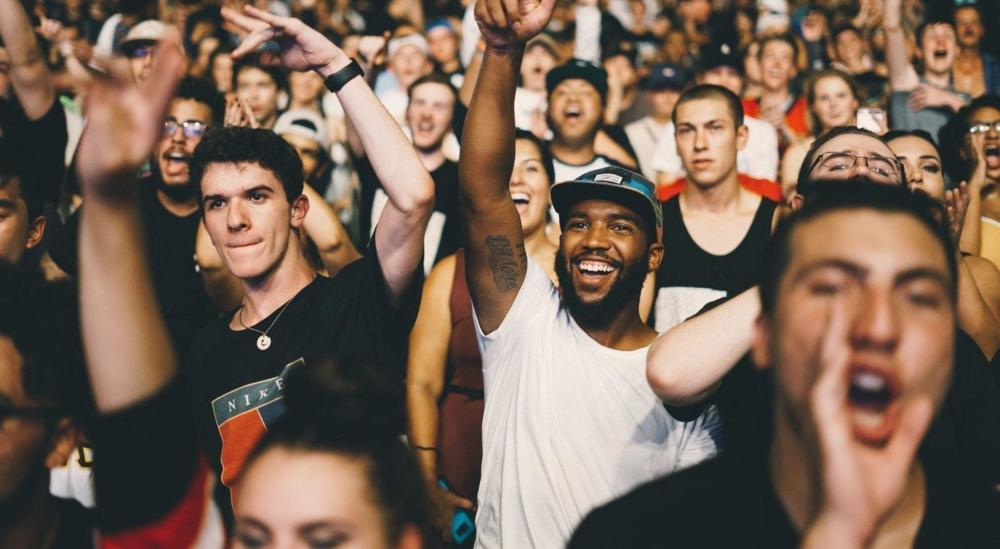
#> input picture figures/crowd/crowd_1000.jpeg, 1000 x 549 px
$ python compressor2d.py
#> lines starting #> are read from the running program, lines starting #| are printed output that depends on the picture; after the words box and inside, x2 and y2 are one past the last pixel; in counts of white or black regions, pixels touching at a corner belong together
import cv2
import numpy as np
from scipy import fftpack
import matplotlib.pyplot as plt
from math import pi, sqrt

name = "crowd"
res = 1000
img = cv2.imread(f'figures/{name}/{name}_{res}.jpeg', cv2.IMREAD_GRAYSCALE)
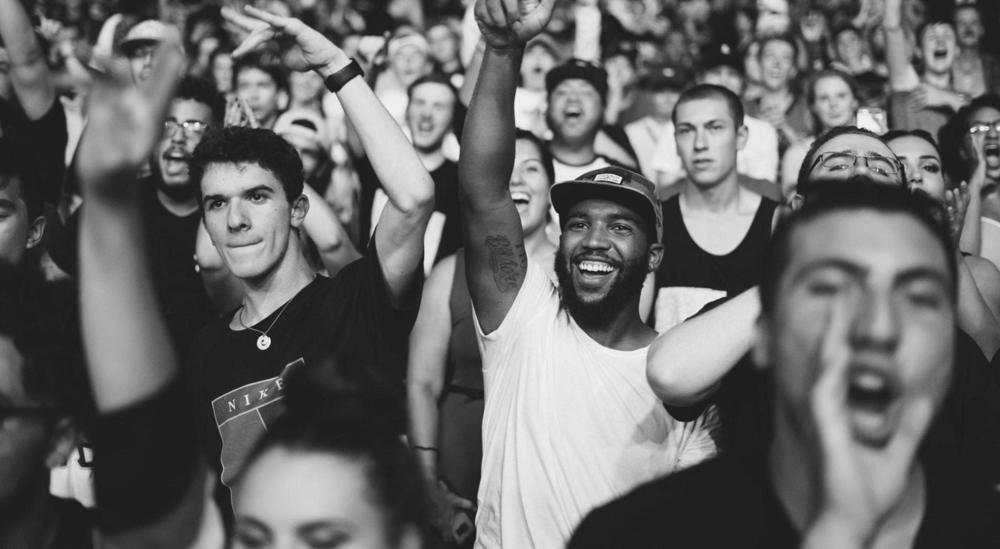
#> img: shape (549, 1000); min 13, max 252, mean 104.6
new_size = 0.05

M, N = img.shape
#> M = 549; N = 1000

fig, axs = plt.subplots(2, 2)

DFT_matrix = fftpack.fft2(img)
axs[0, 0].imshow(np.log(np.abs(DFT_matrix)), cmap='gray')
axs[0, 0].set_title('2D DFT (logarithmic scale, absolute value)')

F_shifted = fftpack.fftshift(DFT_matrix)
axs[0, 1].imshow(np.log(np.abs(F_shifted)), cmap='gray')
axs[0, 1].set_title('2D DFT shifted')

r = sqrt(M*N*new_size/pi)
#> r = 93.48
c = 0
mask = np.zeros((M, N))
for i in range(M):
    for j in range(N):
        if (i-M/2)**2 + (j-N/2)**2 < r**2:
            mask[i, j] = 1
            c += 1
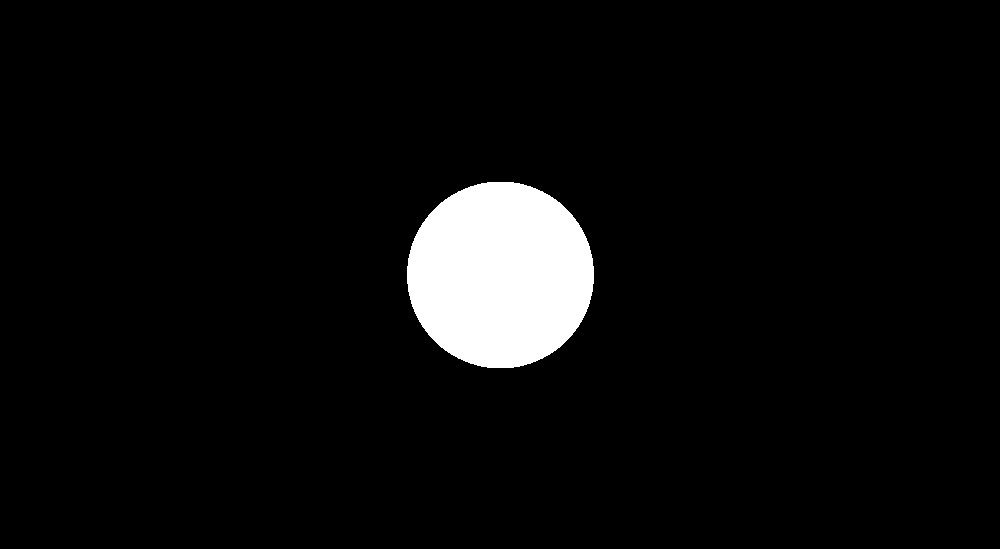
#> mask: shape (549, 1000) float64; values 0 (black) and 1 (white), 5% white; 1 white region, box (x1, y1, x2, y2) and area: (407, 182, 594, 368) 27446
#> after the loop, c = 27446

axs[1, 0].imshow(mask, cmap='gray')
axs[1, 0].set_title(f'Mask, covers {c/(M*N)*100:.2f}% of the image')

F_compressed = F_shifted * mask
axs[1, 1].imshow(np.log(np.abs(F_compressed)), cmap='gray')
axs[1, 1].set_title('Compressed 2D DFT')

fig2 = plt.figure()
a2 = fig2.add_subplot(111)
a2.imshow(img, cmap='gray')
a2.set_title('Input image')
a2.axis('off')
# fig2.savefig('input.png')

fig3 = plt.figure()
F_restored = fftpack.ifftshift(F_compressed)
img_restored = fftpack.ifft2(F_restored).real
a3 = fig3.add_subplot(111)
a3.imshow(img_restored, cmap='gray')
a3.set_title('Output')
a3.axis('off')
# fig3.savefig('output.png')

plt.subplots_adjust(left=0.05, right=0.99, top=1, bottom=0.05, wspace=0.1, hspace=0)

plt.show()
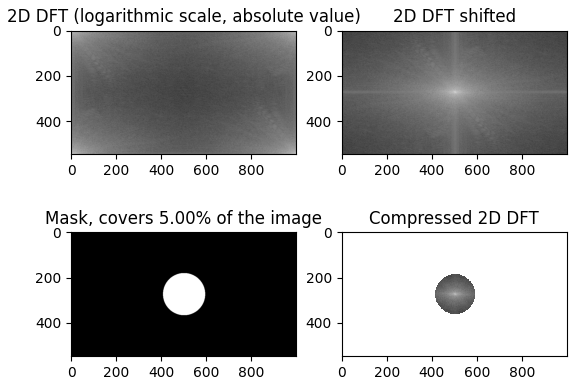
#> figure drawn by matplotlib, 4 panels
